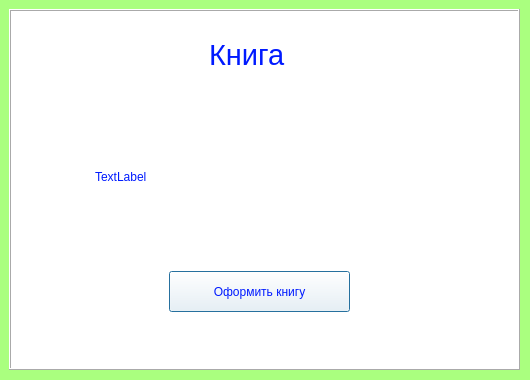
<?xml version="1.0" encoding="UTF-8"?>
<ui version="4.0">
 <class>Dialog</class>
 <widget class="QDialog" name="Dialog">
  <property name="geometry">
   <rect>
    <x>0</x>
    <y>0</y>
    <width>530</width>
    <height>380</height>
   </rect>
  </property>
  <property name="windowTitle">
   <string>Книга</string>
  </property>
  <property name="styleSheet">
   <string notr="true">background-color:rgb(170, 255, 127);
color: rgb(0, 26, 255);</string>
  </property>
  <widget class="QFrame" name="frame">
   <property name="geometry">
    <rect>
     <x>9</x>
     <y>9</y>
     <width>511</width>
     <height>361</height>
    </rect>
   </property>
   <property name="styleSheet">
    <string notr="true">background-color:rgb(255, 255, 255)</string>
   </property>
   <property name="frameShape">
    <enum>QFrame::Box</enum>
   </property>
   <property name="frameShadow">
    <enum>QFrame::Raised</enum>
   </property>
   <widget class="QLabel" name="label">
    <property name="geometry">
     <rect>
      <x>200</x>
      <y>30</y>
      <width>91</width>
      <height>31</height>
     </rect>
    </property>
    <property name="font">
     <font>
      <pointsize>22</pointsize>
     </font>
    </property>
    <property name="text">
     <string>Книга</string>
    </property>
   </widget>
   <widget class="QLabel" name="label_2">
    <property name="geometry">
     <rect>
      <x>86</x>
      <y>102</y>
      <width>341</width>
      <height>131</height>
     </rect>
    </property>
    <property name="text">
     <string>TextLabel</string>
    </property>
   </widget>
   <widget class="QPushButton" name="pushButton">
    <property name="geometry">
     <rect>
      <x>160</x>
      <y>262</y>
      <width>181</width>
      <height>41</height>
     </rect>
    </property>
    <property name="text">
     <string>Оформить книгу</string>
    </property>
   </widget>
  </widget>
 </widget>
 <resources/>
 <connections/>
</ui>
